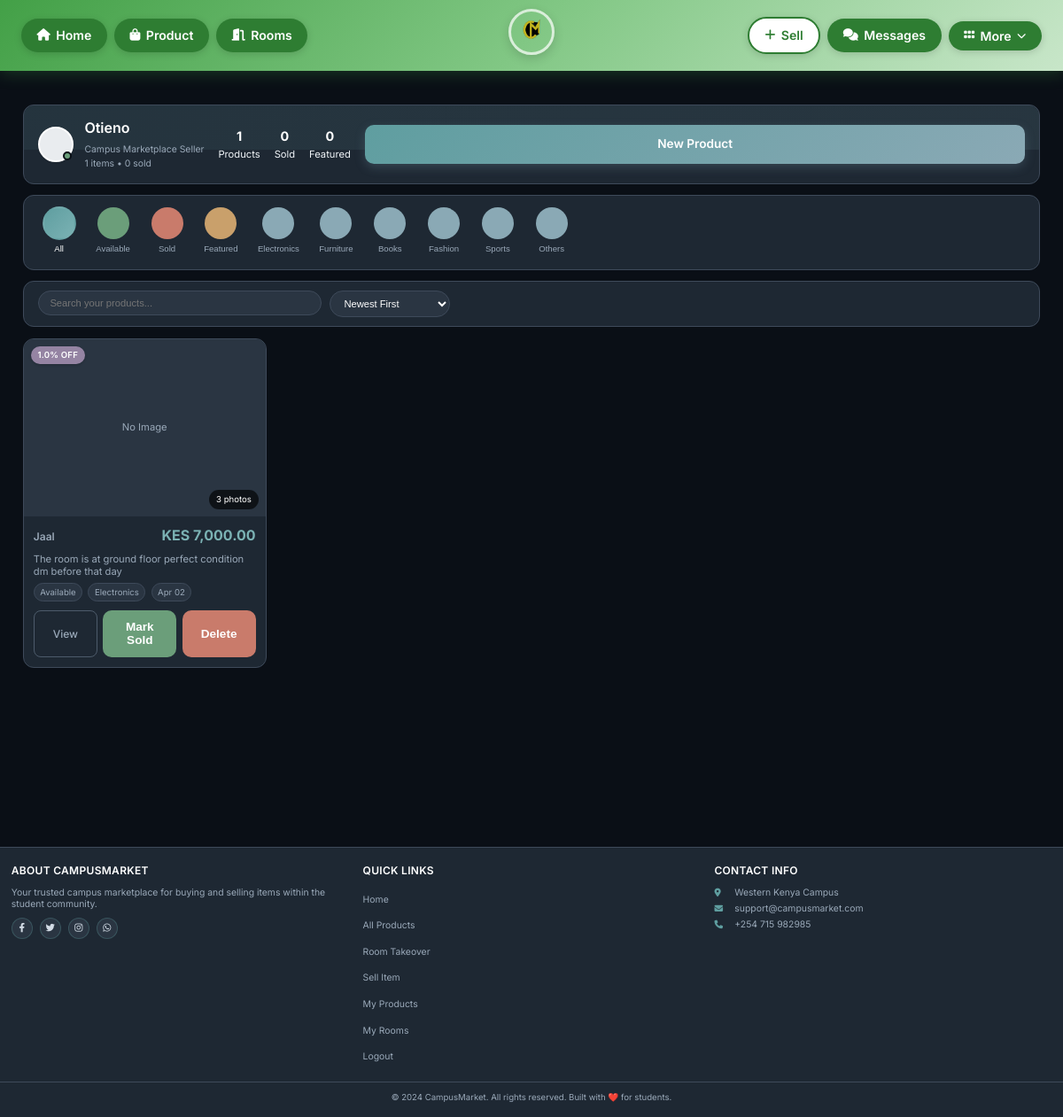
Screenshot of /my-products (signed in) with the database file from the repository.
### app/models.py (models this page shows, shortened)
class User(UserMixin, db.Model):
    __tablename__ = 'users'
    id = db.Column(db.Integer, primary_key=True)
    username = db.Column(db.String(80), unique=True, nullable=False)
    email = db.Column(db.String(120), unique=True, nullable=False)
    password_hash = db.Column(db.String(256))
    phone = db.Column(db.String(20))
    created_at = db.Column(db.DateTime, default=datetime.utcnow)
    google_id = db.Column(db.String(100), unique=True, nullable=True)
    profile_picture = db.Column(db.String(500), nullable=True)
    products = db.relationship('Product',
        foreign_keys='Product.seller_id',
        back_populates='seller',
        lazy=True
    )
    payments = db.relationship('Payment',
        back_populates='payment_user',
        lazy=True
    )
    phone_number = db.Column(db.String(20))
    campus_location = db.Column(db.String(100))
    hostel_name = db.Column(db.String(100))
    hostel_room = db.Column(db.String(20))
    whatsapp_number = db.Column(db.String(20))
    show_contact_details = db.Column(db.Boolean, default=True)
    contact_preference = db.Column(db.String(20), default='whatsapp')
    is_admin = db.Column(db.Boolean, default=False)
    conversations_as_buyer = db.relationship('Chat',
        foreign_keys='Chat.buyer_id',
        back_populates='buyer',
        lazy=True,
        cascade='all, delete-orphan'
    )
    conversations_as_seller = db.relationship('Chat',
        foreign_keys='Chat.seller_id',
        back_populates='seller',
        lazy=True,
        cascade='all, delete-orphan'
    )
    sent_messages = db.relationship('Message',
        foreign_keys='Message.sender_id',
        back_populates='sender',
        lazy=True,
        cascade='all, delete-orphan'
    )
    sent_offers = db.relationship('Offer',
        foreign_keys='Offer.buyer_id',
        back_populates='offer_buyer',
        lazy=True
    )
    received_offers = db.relationship('Offer',
        foreign_keys='Offer.seller_id',
        back_populates='offer_seller',
        lazy=True
    )

class Category(db.Model):
    __tablename__ = 'categories'
    id = db.Column(db.Integer, primary_key=True)
    name = db.Column(db.String(100), nullable=False)
    description = db.Column(db.Text)
    products = db.relationship('Product', back_populates='category', lazy=True)

class Product(db.Model):
    __tablename__ = 'products'
    id = db.Column(db.Integer, primary_key=True)
    title = db.Column(db.String(100), nullable=False)
    description = db.Column(db.Text)
    price = db.Column(db.Float, nullable=False)
    condition = db.Column(db.String(20))
    contact_info = db.Column(db.Text)
    is_fast_moving = db.Column(db.Boolean, default=False)
    is_active = db.Column(db.Boolean, default=True)
    is_sold = db.Column(db.Boolean, default=False)
    Token = db.Column(db.Float, nullable=False)
    category_id = db.Column(db.Integer, db.ForeignKey('categories.id'), nullable=False)
    seller_id = db.Column(db.Integer, db.ForeignKey('users.id'), nullable=False)
    image_group_id = db.Column(db.Integer, db.ForeignKey('product_image_groups.id'), nullable=True)
    created_at = db.Column(db.DateTime, default=datetime.utcnow)
    updated_at = db.Column(db.DateTime, default=datetime.utcnow, onupdate=datetime.utcnow)
    hostel_name = db.Column(db.String(100), nullable=False, default='')
    location = db.Column(db.String(100), nullable=False, default='')
    leave_date = db.Column(db.DateTime, nullable=False, default=datetime.utcnow)
    room_type = db.Column(db.String(20), default='single')
    deposit = db.Column(db.Float, default=0)
    commission_percentage = db.Column(db.Float, default=0)
    is_commission_listing = db.Column(db.Boolean, default=False)
    status = db.Column(db.String(20), default='available')
    agreement_user_id = db.Column(db.Integer, db.ForeignKey('users.id'), nullable=True)
    agreement_expires_at = db.Column(db.DateTime, nullable=True)
    booked_at = db.Column(db.DateTime, nullable=True)
    total_unlocks = db.Column(db.Integer, default=0)
    last_interest_update = db.Column(db.DateTime, default=datetime.utcnow)
    payments = db.relationship('Payment', back_populates='product', lazy=True, cascade="all, delete-orphan")
    chats = db.relationship('Chat', back_populates='product', lazy=True, cascade='all, delete-orphan')
    offers = db.relationship('Offer', back_populates='product', lazy=True, cascade='all, delete-orphan')
    unlocks = db.relationship(
    'ProductUnlock',
    back_populates='product',
    cascade='all, delete-orphan'
)
    notifications = db.relationship(
    'Notification',
    back_populates='product',
    cascade='all, delete-orphan'
)
    agreement_user = db.relationship('User', foreign_keys=[agreement_user_id])
    category = db.relationship('Category', back_populates='products')
    seller = db.relationship('User', foreign_keys=[seller_id], back_populates='products')
    image_group = db.relationship('ProductImageGroup', back_populates='product')
    @property
    def image(self):
        if self.image_group and self.image_group.images:
            return self.image_group.images[0].filename
        return None
    @property
    def images(self):
        if self.image_group:
            return self.image_group.images
        return []

### app/products/routes.py (the view)
@products_bp.route('/my-products')
@cache.cached(timeout=60)
@login_required
def my_products_list():
    products = Product.query.filter_by(seller_id=current_user.id).order_by(Product.created_at.desc()).all()
    categories = Category.query.all()
    return render_template('products/my_products.html', products=products, categories=categories)

### app/templates/products/my_products.html (shortened to what this page needs)
{% extends "base.html" %}
{% block content %}
<div class="my-products-container">
    <div class="profile-header">
        <div class="header-background"></div>
        <div class="header-content">
            <div class="profile-main">
                <div class="profile-avatar">
                    <div class="avatar-circle"></div>
                    <div class="online-indicator"></div>
                </div>
                <div class="profile-details">
                    <h1 class="profile-name">{{ current_user.username }}</h1>
                    <div class="profile-bio">
                        <p>Campus Marketplace Seller</p>
                        <p>{{ products|length }} items • {{ products|selectattr('is_sold')|list|length }} sold</p>
                    </div>
                </div>
            </div>
            <div class="profile-stats">
                <div class="stat">
                    <span class="stat-number">{{ products|length }}</span>
                    <span class="stat-label">Products</span>
                </div>
                <div class="stat">
                    <span class="stat-number">{{ products|selectattr('is_sold')|list|length }}</span>
                    <span class="stat-label">Sold</span>
                </div>
                <div class="stat">
                    <span class="stat-number">{{ products|selectattr('is_fast_moving')|list|length }}</span>
                    <span class="stat-label">Featured</span>
                </div>
            </div>
            <a href="{{ url_for('products.create_product') }}" class="btn btn-primary add-product-btn">
                New Product
            </a>
        </div>
    </div>
    <div class="filter-tabs">
        <div class="filter-scroll">
            <button class="filter-btn active" data-filter="all">
                <div class="filter-circle all-circle"></div>
                <span>All</span>
            </button>
            <button class="filter-btn" data-filter="available">
                <div class="filter-circle available-circle"></div>
                <span>Available</span>
            </button>
            <button class="filter-btn" data-filter="sold">
                <div class="filter-circle sold-circle"></div>
                <span>Sold</span>
            </button>
            <button class="filter-btn" data-filter="featured">
                <div class="filter-circle featured-circle"></div>
                <span>Featured</span>
            </button>
            {% for category in categories %}
            <button class="filter-btn" data-filter="{{ category.name }}">
                <div class="filter-circle category-circle"></div>
                <span>{{ category.name }}</span>
            </button>
            {% endfor %}
        </div>
    </div>
    <div class="search-sort-bar">
        <div class="search-container">
            <input type="text" id="searchInput" placeholder="Search your products...">
        </div>
        <div class="sort-container">
            <select id="sortSelect" class="sort-select">
                <option value="newest">Newest First</option>
            </select>
        </div>
    </div>
    <div class="products-section">
        {% if products %}
            <div class="products-grid" id="productsGrid">
                {% for product in products %}
                    <div class="product-card"
                         data-status="{{ 'sold' if product.is_sold else 'available' }}"
                         data-category="{{ product.category.name if product.category else 'Other' }}"
                         data-featured="{{ 'true' if product.is_fast_moving else 'false' }}"
                         data-name="{{ product.title.lower() }}"
                         data-price="{{ product.price }}"
                         data-date="{{ product.created_at.timestamp() }}"
                         data-product-id="{{ product.id }}">
                        <div class="product-image-section" onclick="openImageGallery({{ product.id }}, [
                            {% if product.image %}
                                '{{ url_for('static', filename='uploads/product_images/' + product.image) }}'
                                {% if product.images %}
                                    {% for img in product.images %}
                                        , '{{ url_for('static', filename='uploads/product_images/' + img.filename) }}'
                                    {% endfor %}
                                {% endif %}
                            {% endif %}
                        ])">
                            <div class="product-image-placeholder {% if product.image %}hidden{% endif %}">
                                <span>No Image</span>
                            </div>
                            <div class="product-badges">
                                {% if product.Token and product.Token > 0 %}
                                <div class="badge discount">
                                    <span>{{ product.Token }}% OFF</span>
                                </div>
                                {% endif %}
                            </div>
                            {% if product.images %}
                            <div class="multiple-images-indicator">
                                <span>{{ product.images|length }} photos</span>
                            </div>
                            {% endif %}
                        </div>
                        <div class="product-content">
                            <div class="product-header">
                                <h3 class="product-title">{{ product.title }}</h3>
                                <div class="product-price">KES {{ "{:,.2f}".format(product.price) }}</div>
                            </div>
                            <p class="product-description">
                                {{ product.description[:120] }}{% if product.description|length > 120 %}...{% endif %}
                            </p>
                            <div class="product-meta">
                                <span class="meta-item">{{ product.condition|replace('_', ' ')|title }}</span>
                                <span class="meta-item">{{ product.category.name if product.category else 'General' }}</span>
                                <span class="meta-item">{{ product.created_at.strftime('%b %d') }}</span>
                            </div>
                            <div class="product-actions">
                                <a href="{{ url_for('products.view_product', product_id=product.id) }}" class="btn btn-view">View</a>
                                {% if not product.is_sold %}
                                <button class="btn btn-mark-sold" onclick="markAsSold({{ product.id }})">Mark Sold</button>
                                {% endif %}
                                <button class="btn btn-delete" onclick="deleteProduct({{ product.id }})">Delete</button>
                            </div>
                        </div>
                    </div>
                {% endfor %}
            </div>
        {% endif %}
    </div>
</div>
{% endblock %}

### rows the page displays
User: username "Otieno"
Category: name "Electronics"
Category: name "Furniture"
Category: name "Books"
Category: name "Fashion"
Category: name "Sports"
Category: name "Others"
Product: Token "1.0", images|length "3", title "Jaal", price "7,000.00", description "The room is at ground floor perfect condition dm before that day", condition "Available", category "Electronics", created_at "Apr 02"

### other values shown
{{ products|length }} "1"
{{ products|selectattr('is_sold')|list|length }} "0"
{{ products|selectattr('is_fast_moving')|list|length }} "0"
